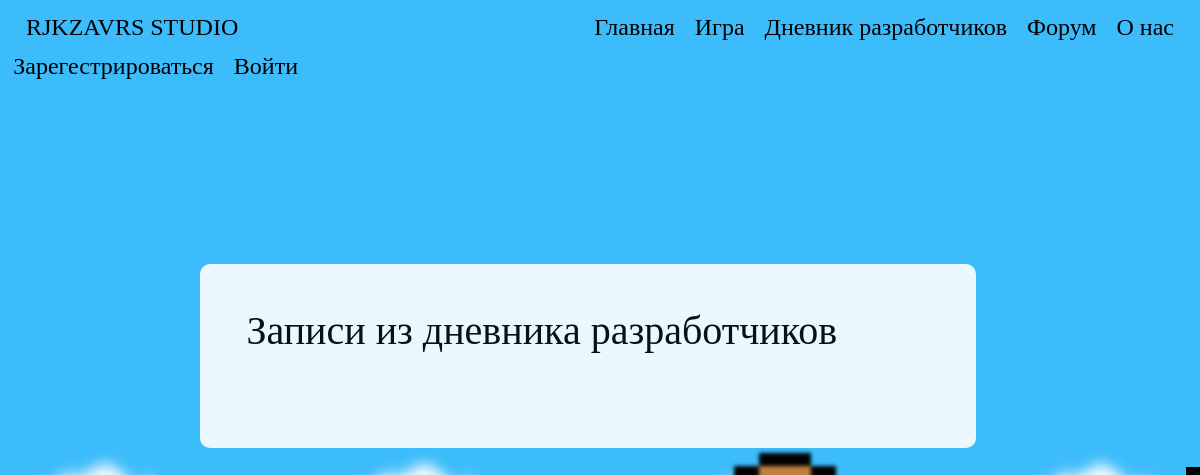
The app's page /DevelopersDiary/, older data.
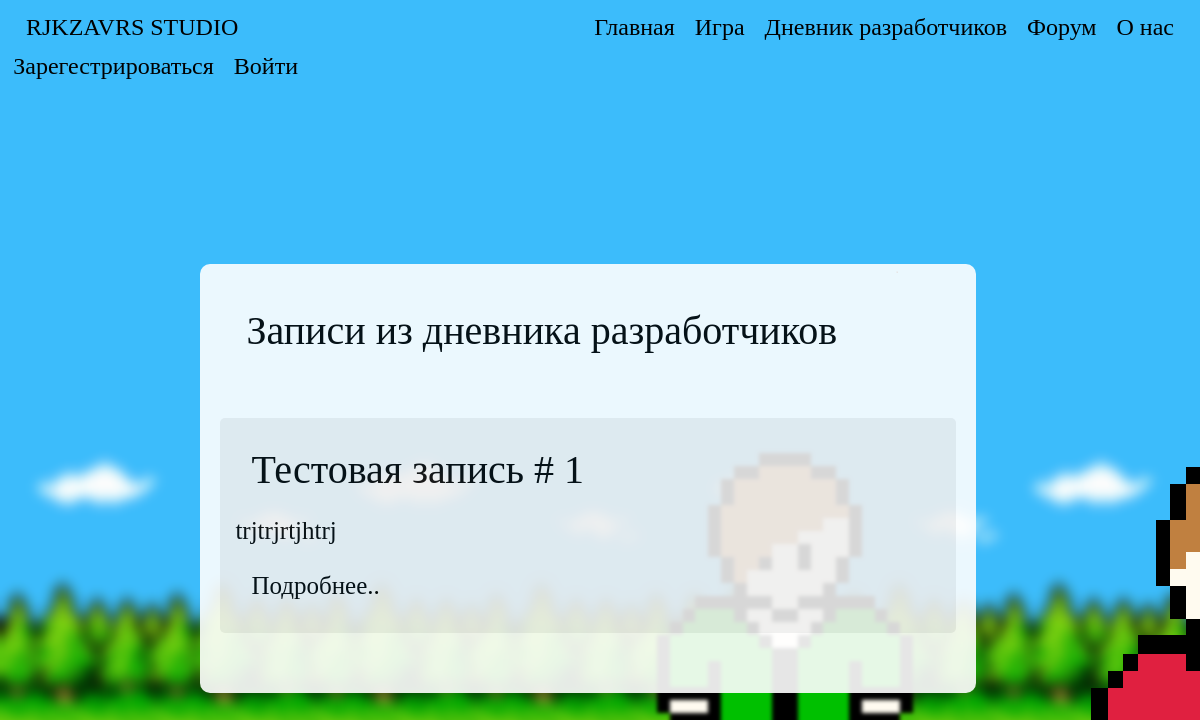
The same page, newer data.
### data/developers_diary.py (models this page shows)
class DevelopersDiary(SqlAlchemyBase, SerializerMixin):
    __tablename__ = 'developers_diary'
    id = sqlalchemy.Column(sqlalchemy.Integer, primary_key=True, autoincrement=True)
    header = sqlalchemy.Column(sqlalchemy.String, nullable=True)
    body = sqlalchemy.Column(sqlalchemy.String, nullable=True)
    good_marks = sqlalchemy.Column(sqlalchemy.Integer, nullable=True, default=0)
    bad_marks = sqlalchemy.Column(sqlalchemy.Integer, nullable=True, default=0)
    created_date = sqlalchemy.Column(sqlalchemy.DateTime)
    comments = orm.relation('Comments')
    availability_status = sqlalchemy.Column(sqlalchemy.Integer, nullable=True, default=0)
    author_id = sqlalchemy.Column(sqlalchemy.Integer, sqlalchemy.ForeignKey("user.id"))
    author = orm.relation('User')

### run.py (the view)
@app.route("/DevelopersDiary/")
def list_developers_diary():
    status = 0
    if current_user.is_authenticated:
        status = current_user.status + 1
    session = db_session.create_session()
    ds_diary = session.query(DevelopersDiary).all()
    session.close()
    return render_template("/DevelopersDiarys.html", ds_diary=ds_diary, status=status, user=current_user,
                           style=url_for('static', filename='css/style.css'),
                           bgimg=url_for('static', filename='img/background_img_1.png'))

### data/db_session.py (called while the page is built)
def create_session() -> Session:
    global __factory
    return __factory()

### templates/DevelopersDiarys.html (shortened to what this page needs)
{% extends "base.html" %}
{% block content %}
<div class="title">
    {% if status >= 2%}
    <div class="navbar">
        <div>
            <h1 class="title-text">Записи из дневника разработчиков</h1>
        </div>
        <div>
            <a href="/DevelopersDiaryAdd" class="btn btn-warning diary-text">Добавить новость</a>
        </div>
    </div>
    {% else %}
    <div class="navbar">
        <h1 class="title-text">Записи из дневника разработчиков</h1>
    </div>
    {% endif %}
</div>
<div>
    {% for publication in ds_diary %}
    {% if status >= publication.availability_status %}
    <div class="publication-block-header">
        <div class="right-column-block">
            <div class="navbar">
                <div class="diary-left-title">
                    <h1 class="diary-title">
                        {{publication.header}}
                    </h1>
                </div>
            </div>
            <div>
                <p class="diary-text">
                    {{publication.body.split("\n")[0]}}
                </p>
            </div>
            <div class="navbar">
                <div>
                    <a href="/DevelopersDiaryPublication/{{publication.id}}">
                        <p class="diary-text">Подробнее..</p>
                    </a>
                </div>
            </div>
        </div>
    </div>
    {% endif %}
    {% endfor %}
</div>
{% endblock %}

Row changes from the older to the newer data that the page shows:
added DevelopersDiary: header "Тестовая запись # 1", body "trjtrjrtjhtrj"
